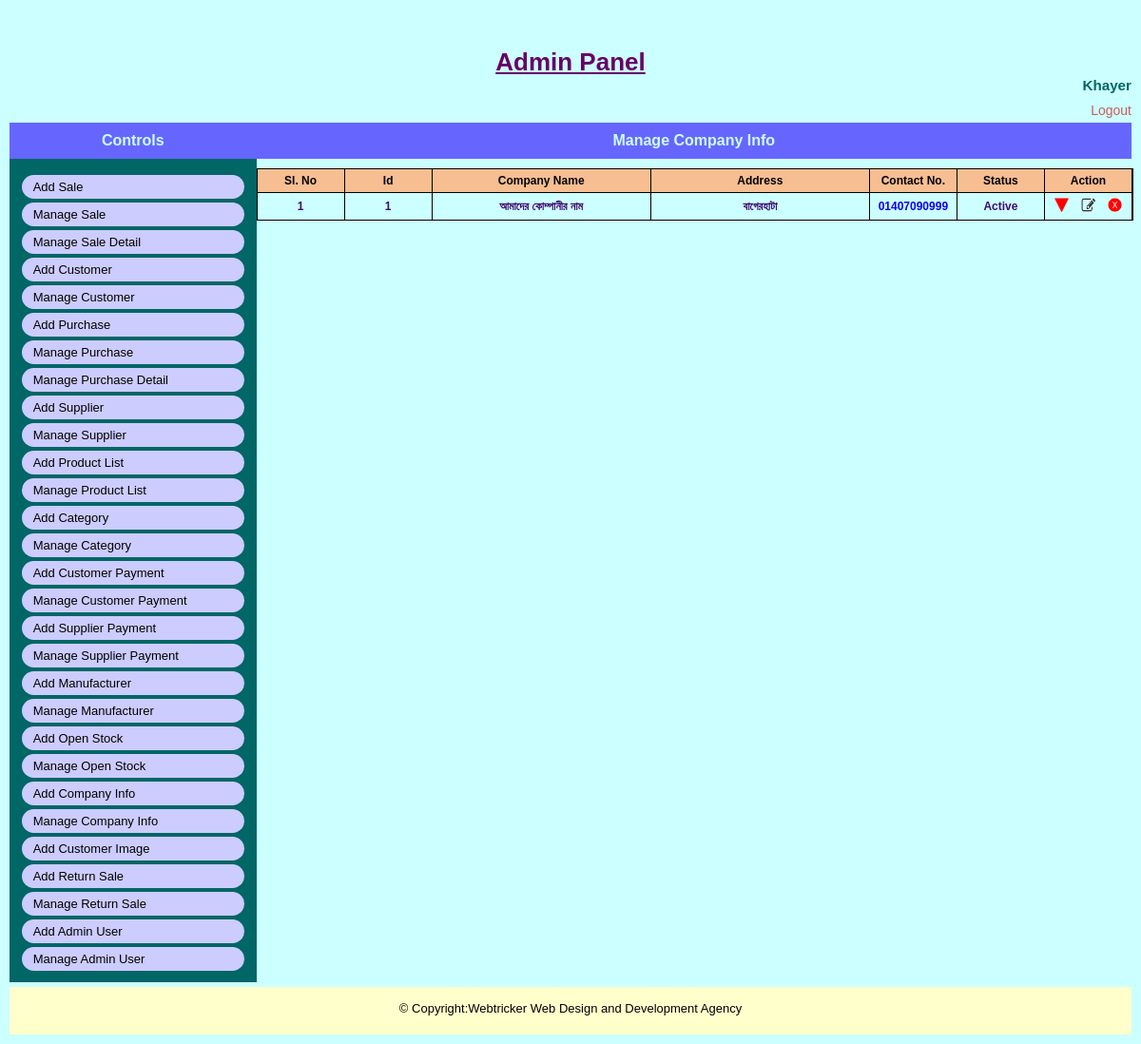
The page /admin/manage_company_info.php (signed in) on the database its author committed.
### tables this page shows
CREATE TABLE `tbl_company_info` (
  `id` int(4) NOT NULL,
  `company_name` varchar(200) NOT NULL,
  `company_address` varchar(200) NOT NULL,
  `company_contact` varchar(36) NOT NULL,
  `status` tinyint(1) NOT NULL,
  `deletion_status` tinyint(1) NOT NULL,
  `created_date_time` timestamp NOT NULL DEFAULT current_timestamp() ON UPDATE current_timestamp()
);

### admin/manage_company_info.php (called while the page is built, shortened)
<?php
include 'admin_master_page.php';

### classes/database.php (called while the page is built, shortened)
<?php
class Database {
    public function connect() {
        $this->host_name="localhost";
        $this->user_name="u430957945_db_sales_inven";
        $this->password="Inven1254$";
        $this->database_name="u430957945_db_sales_inven";
        $conn= new mysqli($this->host_name,$this->user_name,$this->password,$this->database_name);
        return $conn;
    }
}
?>

### classes/admin.php (called while the page is built, shortened)
<?php
require_once '../classes/database.php';
class Admin extends Database {
    public function select_company_info()
    {
        $sql="SELECT * FROM tbl_company_info WHERE deletion_status='0' ";
        $query_result= $this->connect()->query($sql);
        return $query_result;
    }
}

### admin/pages/manage_company_info_view.php (the view, shortened to what this page needs)
<?php
    $query_result=$obj_admin->select_company_info();
?>
<div class="common_wrap">
    <div class="content_title">
        <h4>Manage Company Info</h4>
    </div>
    <div class="manage_wrap">
        <div class="row">
            <div class="cell_1 bg_color_1 fontsize_12">Sl. No</div>
            <div class="cell_1 bg_color_1 fontsize_12">Id</div>
            <div class="cell_25 bg_color_1 fontsize_12">Company Name</div>
            <div class="cell_25 bg_color_1 fontsize_12">Address</div>
            <div class="cell_1 bg_color_1 fontsize_12">Contact No.</div>
            <div class="cell_1 bg_color_1 fontsize_12">Status</div>
            <div class="cell_1 bg_color_1 fontsize_12">Action</div>
        </div>
        <?php
            $cnt=1;
            while($row=mysqli_fetch_assoc($query_result))
            {
        ?>
        <div class="row">
            <div class="cell_1 color_1"><?php echo $cnt;?></div>
            <div class="cell_1 color_1"><?php echo $row['id']?></div>
            <div class="cell_25 color_1"><?php echo $row['company_name']?></div>
            <div class="cell_25 color_1"><?php echo $row['company_address']?></div>
            <div class="cell_1 color_2"><?php echo $row['company_contact']?></div>
            <?php
                if($row['status']==1)
                {
            ?>
            <div class="cell_1 color_1"><?php echo 'Active'; ?>
            </div>
            <?php } else{?>
            <div class="cell_1 color_1"><?php echo 'Inactive'; ?>
            </div>
            <?php } ?>
            <div class="cell_1 color_1 manage_link_btn">
                <?php
                    if($row['status']==0)
                    {
                ?>
                <a class="btn_active" href="?status=active&id=<?php echo $row['id']?>" title="Inactive"></a>
                <?php } else{?>
                <a class="btn_inactive" href="?status=inactive&id=<?php echo $row['id']?>" title="Active"></a>
                <?php } ?>
                <a class="btn_edit" href="edit_company_info.php?id=<?php echo $row['id']?>" title="Edit"></a>
                <a class="btn_delete" href="?status=delete&id=<?php echo $row['id']?>" onclick="return check_delete();" title="Delete"></a>
            </div>
        </div>
        <?php $cnt=$cnt+1; }?>
    </div>
</div>

### asset/css/style.css (style rules this page uses)
body { background-color:#000;color:#000;margin:0;padding:0;font-family:sans-serif;font-size:13px }
h1,h2,h3,h4,h5,h6 { margin:0;padding:0; }
.header_wrap,.menu,.content_wrap,.footer_wrap,.user_info,.admin_content,.common_title,.common_wrap, .view_content,.page_content,.image_wrap,.slide_wrap,.slide_inner,.slide,.sidebar_box_wrap,.sidebar_box, .gallery,.gallery_image_outer,.gallery_image_outer a,.gallery_detail,.common_description,.home_link, .sidebar_box ul,.notice_detail,.front_form_wrap,.front_form_wrap .input_wrap,.event_entry_detail, .student_detail_wrap,.result_detail,.front_content_wrap,.class_routine_details,.routine_display { float:left;position:relative;width:100%; -webkit-box-sizing:border-box; -moz-box-sizing:border-box; box-sizing:border-box }
.admin_page h4 { text-align:center;color:#ccffff;padding:10px 0;margin:0 0 10px 0;font-size:16px; background-color:#6666ff }
.manage_wrap { display:table;position:relative;width:100%;border:1px solid #000;border-bottom:none }
.row { display:table-row;position:relative;width:100%;font-weight:700; -webkit-box-sizing:border-box;-moz-box-sizing:border-box;box-sizing:border-box }
.cell_1,.cell_2,.cell_3,.cell_4,.cell_5,.purchse_cell_1,.purchse_cell_2,.cell_25 { display:table-cell;width:20%;border-right:1px solid #000; color:#000;text-align:center;border-bottom:1px solid #000; padding:5px 0;font-size:12px; -webkit-box-sizing:border-box; -moz-box-sizing:border-box; box-sizing:border-box;vertical-align:middle }
.bg_color_1 { background:#f7be91 }
.color_1 { color:#400b70 }
.color_2 { color:#0e03f5 }
.cell_1 { width:10% }
.fontsize_12 { font-size:12px }
.cell_25 { width:25% }
.manage_link_btn a { display:inline-block;width:15px;height:15px;margin:0 5px;padding:0; text-decoration:none;color:#0e03f5 }
.manage_link_btn a.btn_inactive { background:url(../images/btn_status_inactive_bg.png) no-repeat 0 0; background-size:100% 100% }
.manage_link_btn a.btn_delete { background:url(../images/btn_delete_bg.png) no-repeat 0 0; background-size:100% 100% }
.manage_link_btn a.btn_edit { background:url(../images/btn_edit_bg.png) no-repeat 0 0; background-size:100% 100% }

### rows shown on the page
tbl_company_info: id "1", company_name "আমাদের কোম্পানীর নাম", company_address "বাগেরহাটা", company_contact "01407090999", status "Active"

### other values the page prints
$_SESSION['admin_name'] "Khayer"
